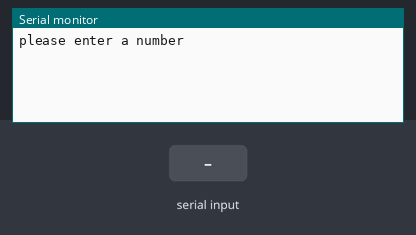
This sketch was run on a simulated Arduino Uno, built with avr-gcc and run on an emulated ATmega328P. Parts: the last lines printed to the serial monitor. The test bench sets the inputs (shaded band).

Above: at 1.2 s.
1.3 s: "90,45\n" received over Serial
At 2.0 s:
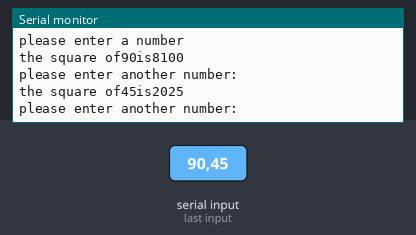
2.8 s: "30,150\n" received over Serial
At 4.6 s:
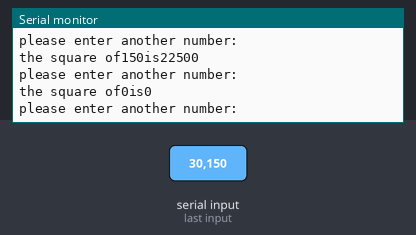
Timing chart, 0 to 6.1 s (numbered marks = the images above; inputs shaded):
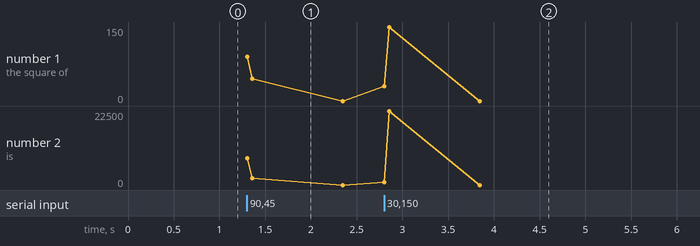

Measured:
- after the input at 1.3 s, the serial monitor: prints a new line at once (image 1)
- after the input at 2.8 s, the serial monitor: prints a new line at once (image 2)

The sketch:

practicle_7.ino
```cpp
int number;
int squared;

void setup() {
  // put your setup code here, to run once:
  Serial.begin(9600);
  Serial.println("please enter a number");
}

void loop() {
  // put your main code here, to run repeatedly:
if(Serial.available()>0)
{
  number=Serial.parseInt();
  squared=number*number;
  Serial.print("the square of");
  Serial.print(number);
  Serial.print("is");
  Serial.println(squared);
  Serial.println("please enter another number:");

}
}
```
